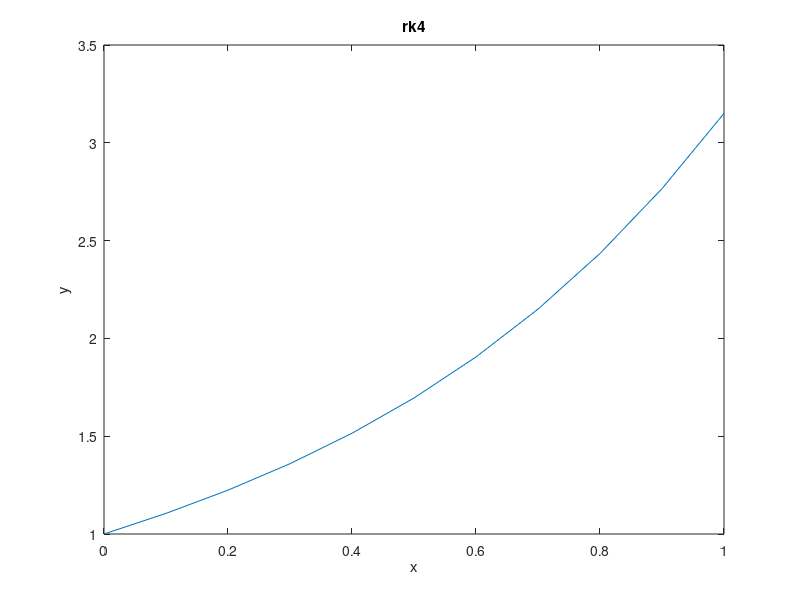

The MATLAB source for this figure:
% rk2
h = 0.1; % step size
x = 0:h:1;
y = zeros(size(x));
y(1) = 1;
[~, n] = size(x);
dydt = @(x, y) x^2 + y;
for i = 1:n-1
	k1 = h * dydt(x(i), y(i));
	k2 = h * dydt(x(i+1), y(i) + k1);
	y(i+1) = y(i) + 1/2 * (k1 + k2);
end
plot(x, y);
xlabel('x');
ylabel('y');
title('rk4');
